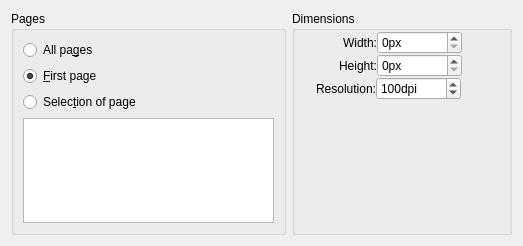
<?xml version="1.0" encoding="utf-8"?>
<ui version="4.0">
 <author>
    SPDX-FileCopyrightText: none
    SPDX-License-Identifier: GPL-3.0-or-later
  </author>
 <class>PDFImportWidgetBase</class>
 <widget class="QWidget" name="PDFImportWidgetBase">
  <property name="geometry">
   <rect>
    <x>0</x>
    <y>0</y>
    <width>523</width>
    <height>246</height>
   </rect>
  </property>
  <property name="windowTitle">
   <string>PDFImportWidget</string>
  </property>
  <layout class="QHBoxLayout">
   <item>
    <widget class="QGroupBox" name="buttonGroup1">
     <property name="title">
      <string>Pages</string>
     </property>
     <layout class="QVBoxLayout">
      <item>
       <widget class="QRadioButton" name="boolAllPages">
        <property name="text">
         <string>All pa&amp;ges</string>
        </property>
       </widget>
      </item>
      <item>
       <widget class="QRadioButton" name="boolFirstPage">
        <property name="text">
         <string>&amp;First page</string>
        </property>
        <property name="checked">
         <bool>true</bool>
        </property>
       </widget>
      </item>
      <item>
       <widget class="QRadioButton" name="boolSelectionPage">
        <property name="text">
         <string>Selec&amp;tion of page</string>
        </property>
       </widget>
      </item>
      <item>
       <widget class="QListWidget" name="listPages">
        <property name="selectionMode">
         <enum>QAbstractItemView::MultiSelection</enum>
        </property>
       </widget>
      </item>
     </layout>
    </widget>
   </item>
   <item>
    <widget class="QGroupBox" name="groupBox1">
     <property name="title">
      <string>Dimensions</string>
     </property>
     <property name="flat">
      <bool>false</bool>
     </property>
     <layout class="QGridLayout">
      <property name="leftMargin">
       <number>0</number>
      </property>
      <property name="topMargin">
       <number>0</number>
      </property>
      <property name="rightMargin">
       <number>0</number>
      </property>
      <property name="bottomMargin">
       <number>0</number>
      </property>
      <property name="spacing">
       <number>0</number>
      </property>
      <item column="0" row="3">
       <spacer>
        <property name="orientation">
         <enum>Qt::Vertical</enum>
        </property>
        <property name="sizeHint" stdset="0">
         <size>
          <width>20</width>
          <height>40</height>
         </size>
        </property>
       </spacer>
      </item>
      <item column="0" row="1">
       <layout class="QHBoxLayout">
        <property name="leftMargin">
         <number>0</number>
        </property>
        <property name="topMargin">
         <number>0</number>
        </property>
        <property name="rightMargin">
         <number>0</number>
        </property>
        <property name="bottomMargin">
         <number>0</number>
        </property>
        <item>
         <spacer>
          <property name="orientation">
           <enum>Qt::Horizontal</enum>
          </property>
          <property name="sizeType">
           <enum>QSizePolicy::Fixed</enum>
          </property>
          <property name="sizeHint" stdset="0">
           <size>
            <width>44</width>
            <height>20</height>
           </size>
          </property>
         </spacer>
        </item>
        <item>
         <layout class="QGridLayout">
          <property name="leftMargin">
           <number>0</number>
          </property>
          <property name="topMargin">
           <number>0</number>
          </property>
          <property name="rightMargin">
           <number>0</number>
          </property>
          <property name="bottomMargin">
           <number>0</number>
          </property>
          <item column="1" row="1">
           <widget class="KisIntParseSpinBox" name="intHeight">
            <property name="sizePolicy">
             <sizepolicy hsizetype="Fixed" vsizetype="Fixed">
              <horstretch>0</horstretch>
              <verstretch>0</verstretch>
             </sizepolicy>
            </property>
            <property name="minimumSize">
             <size>
              <width>85</width>
              <height>0</height>
             </size>
            </property>
            <property name="suffix">
             <string>px</string>
            </property>
            <property name="maximum">
             <number>99999</number>
            </property>
           </widget>
          </item>
          <item column="0" row="0">
           <widget class="QLabel" name="intWidthzqffs">
            <property name="text">
             <string>Width:</string>
            </property>
            <property name="alignment">
             <set>Qt::AlignRight|Qt::AlignTrailing|Qt::AlignVCenter</set>
            </property>
           </widget>
          </item>
          <item column="1" row="0">
           <widget class="KisIntParseSpinBox" name="intWidth">
            <property name="sizePolicy">
             <sizepolicy hsizetype="Fixed" vsizetype="Fixed">
              <horstretch>0</horstretch>
              <verstretch>0</verstretch>
             </sizepolicy>
            </property>
            <property name="minimumSize">
             <size>
              <width>85</width>
              <height>0</height>
             </size>
            </property>
            <property name="suffix">
             <string>px</string>
            </property>
            <property name="maximum">
             <number>99999</number>
            </property>
           </widget>
          </item>
          <item column="0" row="1">
           <widget class="QLabel" name="intHeightqsdfq">
            <property name="text">
             <string>Height:</string>
            </property>
            <property name="alignment">
             <set>Qt::AlignRight|Qt::AlignTrailing|Qt::AlignVCenter</set>
            </property>
           </widget>
          </item>
         </layout>
        </item>
        <item>
         <widget class="KoAspectButton" name="pixelAspectRatioBtn" native="true">
          <property name="sizePolicy">
           <sizepolicy hsizetype="Preferred" vsizetype="Preferred">
            <horstretch>0</horstretch>
            <verstretch>0</verstretch>
           </sizepolicy>
          </property>
          <property name="minimumSize">
           <size>
            <width>0</width>
            <height>0</height>
           </size>
          </property>
          <property name="text" stdset="0">
           <string/>
          </property>
         </widget>
        </item>
        <item>
         <spacer>
          <property name="orientation">
           <enum>Qt::Horizontal</enum>
          </property>
          <property name="sizeType">
           <enum>QSizePolicy::Expanding</enum>
          </property>
          <property name="sizeHint" stdset="0">
           <size>
            <width>51</width>
            <height>20</height>
           </size>
          </property>
         </spacer>
        </item>
       </layout>
      </item>
      <item column="0" row="2">
       <layout class="QHBoxLayout">
        <property name="leftMargin">
         <number>0</number>
        </property>
        <property name="topMargin">
         <number>0</number>
        </property>
        <property name="rightMargin">
         <number>0</number>
        </property>
        <property name="bottomMargin">
         <number>0</number>
        </property>
        <item>
         <spacer>
          <property name="orientation">
           <enum>Qt::Horizontal</enum>
          </property>
          <property name="sizeType">
           <enum>QSizePolicy::Fixed</enum>
          </property>
          <property name="sizeHint" stdset="0">
           <size>
            <width>21</width>
            <height>20</height>
           </size>
          </property>
         </spacer>
        </item>
        <item>
         <layout class="QGridLayout">
          <property name="leftMargin">
           <number>0</number>
          </property>
          <property name="topMargin">
           <number>0</number>
          </property>
          <property name="rightMargin">
           <number>0</number>
          </property>
          <property name="bottomMargin">
           <number>0</number>
          </property>
          <item column="1" row="0">
           <widget class="KisIntParseSpinBox" name="intResolution">
            <property name="sizePolicy">
             <sizepolicy hsizetype="Fixed" vsizetype="Fixed">
              <horstretch>0</horstretch>
              <verstretch>0</verstretch>
             </sizepolicy>
            </property>
            <property name="minimumSize">
             <size>
              <width>85</width>
              <height>0</height>
             </size>
            </property>
            <property name="suffix">
             <string>dpi</string>
            </property>
            <property name="minimum">
             <number>1</number>
            </property>
            <property name="maximum">
             <number>3200</number>
            </property>
            <property name="value">
             <number>100</number>
            </property>
           </widget>
          </item>
          <item column="0" row="0">
           <widget class="QLabel" name="textLabel5">
            <property name="text">
             <string comment="horizontal resolution">Resolution:</string>
            </property>
            <property name="alignment">
             <set>Qt::AlignRight|Qt::AlignTrailing|Qt::AlignVCenter</set>
            </property>
           </widget>
          </item>
          <item column="2" row="0">
           <spacer name="horizontalSpacer">
            <property name="orientation">
             <enum>Qt::Horizontal</enum>
            </property>
            <property name="sizeType">
             <enum>QSizePolicy::Expanding</enum>
            </property>
            <property name="sizeHint" stdset="0">
             <size>
              <width>51</width>
              <height>20</height>
             </size>
            </property>
           </spacer>
          </item>
         </layout>
        </item>
       </layout>
      </item>
     </layout>
    </widget>
   </item>
  </layout>
 </widget>
 <customwidgets>
  <customwidget>
   <class>KoAspectButton</class>
   <extends>QWidget</extends>
   <header>KoAspectButton.h</header>
   <container>1</container>
  </customwidget>
  <customwidget>
   <class>KisIntParseSpinBox</class>
   <extends>QSpinBox</extends>
   <header>kis_int_parse_spin_box.h</header>
  </customwidget>
 </customwidgets>
 <tabstops>
  <tabstop>boolAllPages</tabstop>
  <tabstop>boolFirstPage</tabstop>
  <tabstop>boolSelectionPage</tabstop>
  <tabstop>listPages</tabstop>
  <tabstop>intResolution</tabstop>
  <tabstop>intWidth</tabstop>
  <tabstop>intHeight</tabstop>
 </tabstops>
 <resources/>
 <connections/>
</ui>
